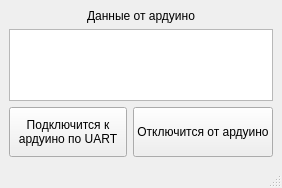
<?xml version="1.0" encoding="UTF-8"?>
<ui version="4.0">
 <class>MainWindow</class>
 <widget class="QMainWindow" name="MainWindow">
  <property name="geometry">
   <rect>
    <x>0</x>
    <y>0</y>
    <width>282</width>
    <height>188</height>
   </rect>
  </property>
  <property name="windowTitle">
   <string>MainWindow</string>
  </property>
  <widget class="QWidget" name="centralwidget">
   <layout class="QGridLayout" name="gridLayout">
    <item row="3" column="1">
     <widget class="QPushButton" name="btnOff">
      <property name="minimumSize">
       <size>
        <width>0</width>
        <height>50</height>
       </size>
      </property>
      <property name="text">
       <string>Отключится от ардуино</string>
      </property>
     </widget>
    </item>
    <item row="3" column="0">
     <widget class="QPushButton" name="btnOn">
      <property name="minimumSize">
       <size>
        <width>0</width>
        <height>50</height>
       </size>
      </property>
      <property name="text">
       <string>Подключится к 
ардуино по UART</string>
      </property>
     </widget>
    </item>
    <item row="2" column="0" colspan="2">
     <widget class="QTextEdit" name="txtReadSerial">
      <property name="enabled">
       <bool>true</bool>
      </property>
      <property name="readOnly">
       <bool>true</bool>
      </property>
     </widget>
    </item>
    <item row="1" column="0" colspan="2">
     <widget class="QLabel" name="lbTitle">
      <property name="text">
       <string>Данные от ардуино</string>
      </property>
      <property name="alignment">
       <set>Qt::AlignCenter</set>
      </property>
     </widget>
    </item>
   </layout>
  </widget>
  <widget class="QMenuBar" name="menubar">
   <property name="geometry">
    <rect>
     <x>0</x>
     <y>0</y>
     <width>282</width>
     <height>22</height>
    </rect>
   </property>
  </widget>
  <widget class="QStatusBar" name="statusbar"/>
 </widget>
 <resources/>
 <connections/>
</ui>
